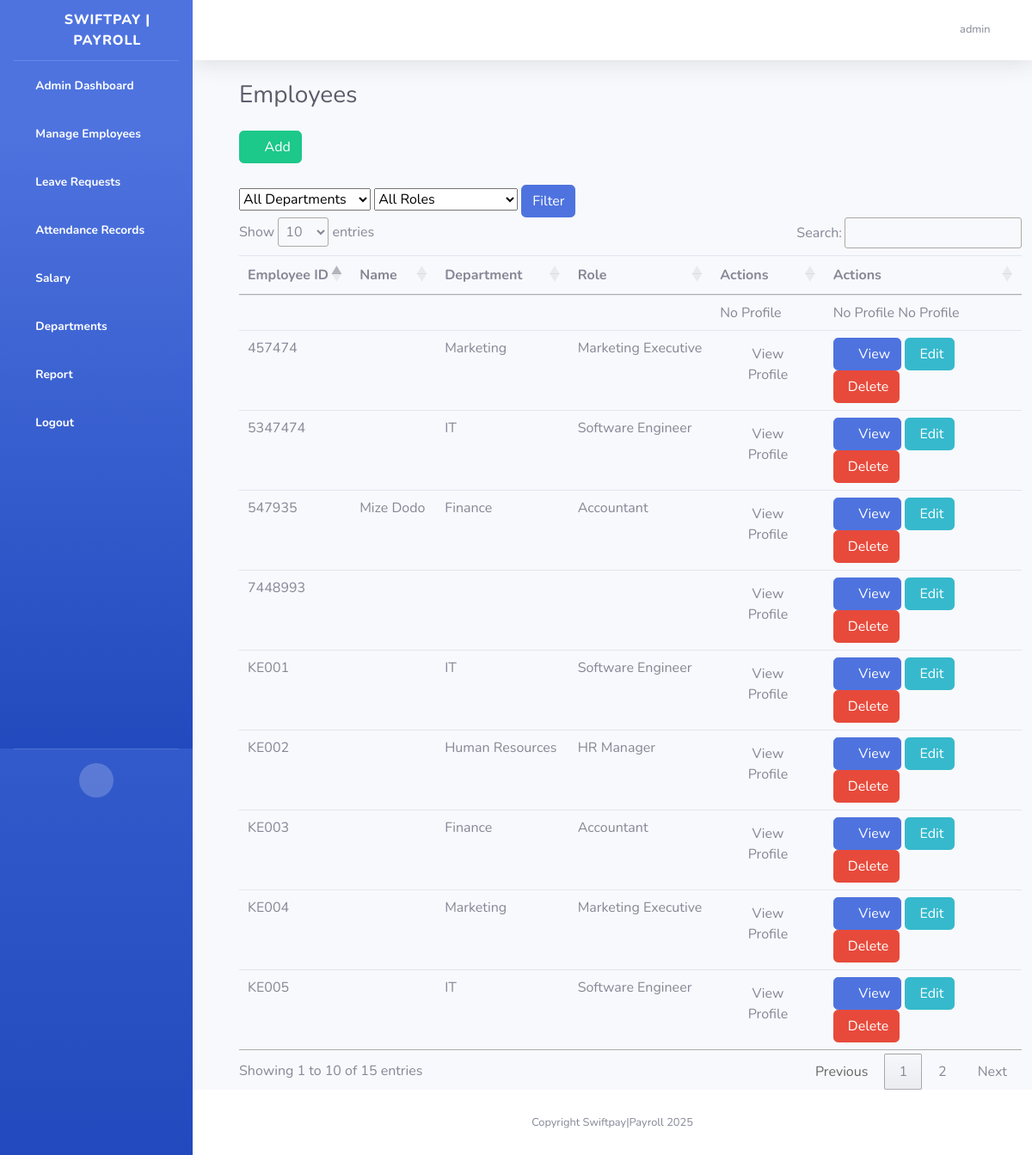
The page /employees/ (signed in) on the database as committed earlier.
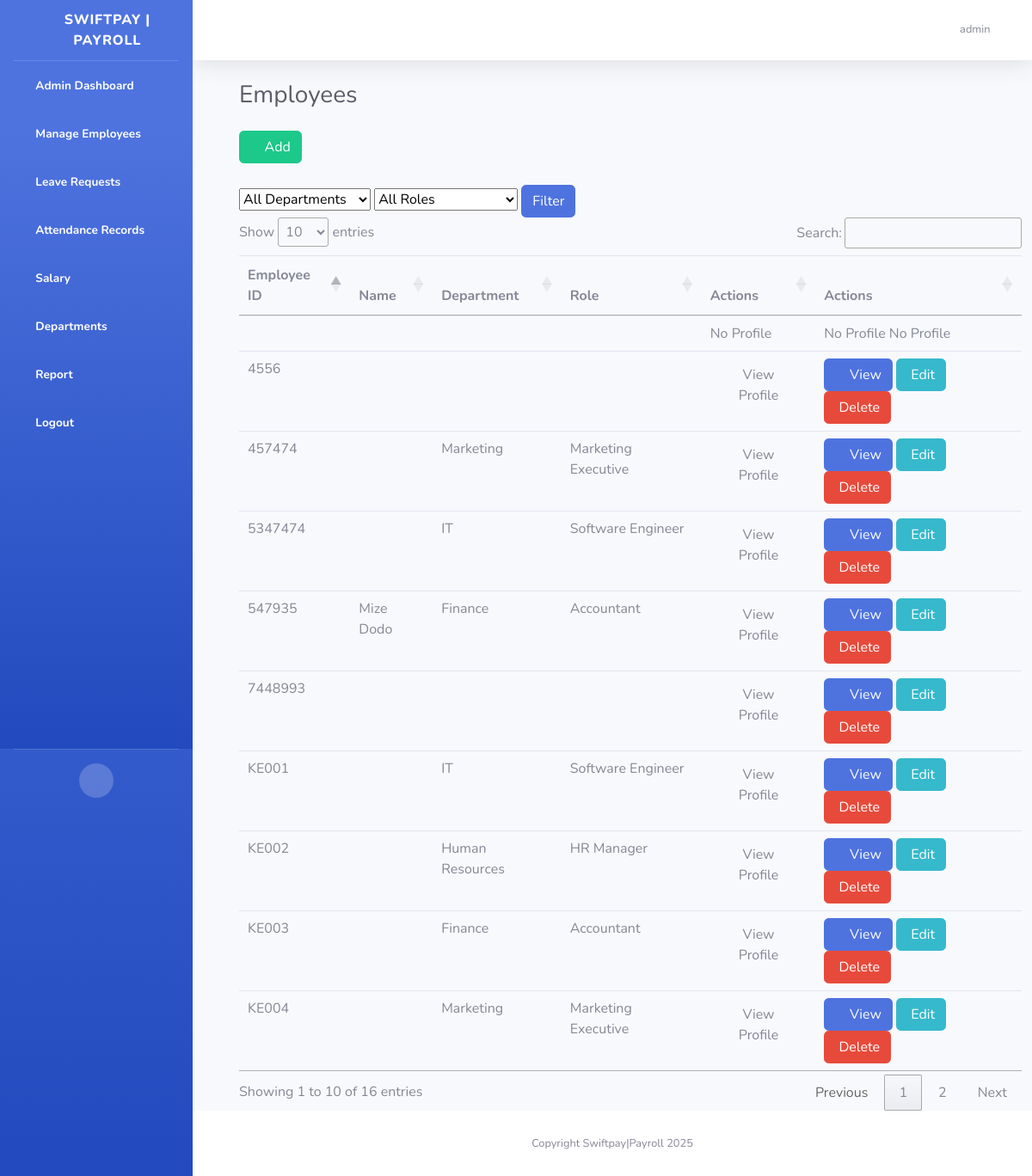
The same page on the database as committed later.
### mywebsite/models.py (models this page shows, shortened)
class CustomUser(AbstractUser):
    GENDER_CHOICES = [
        ('M', 'Male'),
        ('F', 'Female'),
        ('O', 'Other')
    ]
    employee_id = models.CharField(max_length=20, unique=True)
    date_of_birth = models.DateField(null=True, blank=True)
    gender = models.CharField(max_length=1, choices=GENDER_CHOICES)
    phone_number = models.CharField(max_length=15, blank=True)
    address = models.TextField(blank=True)
    joined_date = models.DateField(default=timezone.now)
    role = models.ForeignKey(EmployeeRole, on_delete=models.SET_NULL, null=True)
    department = models.ForeignKey(Department, on_delete=models.SET_NULL, null=True)
    is_active_employee = models.BooleanField(default=True)
    middle_name = models.CharField(max_length=255, null=True, blank=True)
    residential_status = models.CharField(max_length=2, choices=[
        ('R', 'Resident'),
        ('NR', 'Non-Resident')
    ], null=True, blank=True)
    national_id = models.CharField(max_length=10, null=True, blank=True)
    kra_pin = models.CharField(max_length=11, null=True, blank=True)
    nssf_no = models.CharField(max_length=15, null=True, blank=True)
    nhif_no = models.CharField(max_length=15, null=True, blank=True)
    passport_photo = models.ImageField(upload_to='employee_photos/', blank=True, null=True)
    basic_salary = models.DecimalField(max_digits=10, decimal_places=2, null=True, blank=True)
    bank = models.CharField(max_length=50, null=True, blank=True)
    bank_account_name = models.CharField(max_length=255, null=True, blank=True)
    bank_account_number = models.CharField(max_length=35, null=True, blank=True)
    bank_branch = models.CharField(max_length=40, null=True, blank=True)
    employee_personal_number = models.CharField(max_length=50, null=True, blank=True)
    date_of_employment = models.DateField(null=True, blank=True)
    contract_type = models.CharField(choices=[
        ('P', 'Permanent'),
        ('T', 'Temporary')
    ], max_length=1, null=True, blank=True)
    job_title = models.CharField(max_length=50, null=True, blank=True)
    employee_email = models.EmailField(null=True, blank=True)
    mobile_phone = models.CharField(max_length=15, null=True, blank=True)

class Department(models.Model):
    name = models.CharField(max_length=100, unique=True)
    description = models.TextField(blank=True, null=True)

class EmployeeRole(models.Model):
    title = models.CharField(max_length=100)
    base_salary = models.DecimalField(max_digits=10, decimal_places=2)
    department = models.ForeignKey(Department, on_delete=models.SET_NULL, null=True)

### mywebsite/views.py (the view)
# urls.py: path('employees/', views.employee_list, name='employee_list'),
@login_required
def employee_list(request):
    employees = CustomUser.objects.all()
    department = request.GET.get('department')
    role = request.GET.get('role')
    if department:
        employees = employees.filter(department__name=department)
    if role:
        employees = employees.filter(role__title=role)
    context = {
        'employees': employees,
        'departments': Department.objects.all(),
        'roles': EmployeeRole.objects.all()
    }
    return render(request, 'employees/employee_list.html', context)

### templates/employees/employee_list.html (shortened to what this page needs)
{% extends 'base.html' %}
{% load static %}
{% block content %}
<div class="container-fluid">
    <div class="d-sm-flex align-items-center justify-content-between mb-4">
        <h1 class="h3 mb-0 text-gray-800" style="margin-left:30px">Employees</h1>
    </div>
    <div class="row" style="margin-left:30px">
        <section class="panel">
            <header class="panel-heading" style="margin-bottom:5px">
                <a href="{% url 'add_employee'%}" style="color:white; margin-bottom:20px" class="btn btn-success btn-xs"><i class="fa fa-plus"></i> Add </a>
            </header>
            <div class="filter-section">
                <form method="get">
                    <select name="department">
                        <option value="">All Departments</option>
                    </select>
                    <select name="role">
                        <option value="">All Roles</option>
                    </select>
                    <button type="submit" class="btn btn-primary btn-xs">Filter</button>
                </form>
            </div>
            <table class="table table-hover p-table responsive" width="100%" id="employees">
                <thead>
                <tr>
                    <th>Employee ID</th>
                    <th>Name</th>
                    <th>Department</th>
                    <th>Role</th>
                    <th>Actions</th>
                    <th>Actions</th>
                </tr>
                </thead>
                <tbody>
                {% for employee in employees %}
                <tr>
                    <td>{{ employee.employee_id }}</td>
                    <td>{{ employee.first_name }} {{ employee.last_name }}</td>
                    <td>{{ employee.department.name }}</td>
                    <td>{{ employee.role.title }}</td>
                    <td>
                        {% if employee.employee_id %}
                            <a href="{% url 'employee_profile' employee_id=employee.employee_id %}" class="btn">View Profile</a>
                        {% else %}
                            <span class="text-muted">No Profile</span>
                        {% endif %}
                    </td>
                    <td>
                        {% if employee.employee_id %}
                            <a  href="{% url 'employee_profile' employee_id=employee.employee_id %}" class="btn btn-primary btn-xs"><i
                                class="fa fa-folder"></i> View
                           </a>
                        {% else %}
                            <span class="text-muted">No Profile</span>
                        {% endif %}
                        {% if employee.employee_id %}
                            <a href="{% url 'update_employee' employee_id=employee.employee_id %}" class="btn btn-info btn-xs">
                                 Edit
                            </a>
                            <a role="button" href="{% url 'employee_delete' employee.employee_id %}"  style="color:white" class="btn btn-danger btn-xs"> Delete </a>
                        {% else %}
                            <span class="text-muted">No Profile</span>
                        {% endif %}
                    </td>
                    {% empty %}
                    <td class="p-name">
                        <a>You haven't added any employees yet</a>
                    </td>
                </tr>
                {% endfor %}
                </tbody>
            </table>
        </section>
    </div>
</div>
{% endblock %}

### templates/base.html (shortened to what the changed rows need)
<!DOCTYPE html>
<html lang="en">
<head>
    {% load static %}
    <link href="{% static 'theme/vendor/fontawesome-free/css/all.min.css'  %}" rel="stylesheet" type="text/css">
    <link href="{% static 'theme/css/sb-admin-2.min.css'  %}" rel="stylesheet">
    <link href="{% static 'css/app.css'  %}" rel="stylesheet">
    <link href="{% static 'jquerui/jquery-ui.css' %}" rel='stylesheet' type='text/css'/>
    <link href="https://cdn.datatables.net/1.10.20/css/jquery.dataTables.min.css" rel='stylesheet' type='text/css'/>
</head>
<body id="page-top">
<div id="wrapper">
    <div id="content-wrapper" class="d-flex flex-column">
        <div id="content">
            <nav class="navbar navbar-expand navbar-light bg-white topbar mb-4 static-top shadow">
                <ul class="navbar-nav ml-auto">
                    <li class="nav-item dropdown no-arrow">
                        <a class="nav-link dropdown-toggle" href="#" id="userDropdown" role="button"
                           data-toggle="dropdown" aria-haspopup="true" aria-expanded="false">
                            <span class="mr-2 d-none d-lg-inline text-gray-600 small">{{request.user.username}}</span>
                            <i class="far fa-user-circle"></i>
                        </a>
                    </li>
                </ul>
            </nav>
            {% block content %}
            {% endblock %}
        </div>
    </div>
</div>
</body>
</html>

Rows that differ between the two databases and show on the page:
no longer on this page (row unchanged): CustomUser: employee_id "KE005", department.name "IT", role "Software Engineer", shows "View Profile", shows "Edit"
added CustomUser: employee_id "4556", shows "View Profile", shows "Edit"
Other text that changed with them:
text written by a page script: "Show entries Search: Showing 1 to 10 of 15 entries Previous 1 2 Next" → "Show entries Search: Showing 1 to 10 of 16 entries Previous 1 2 Next"
